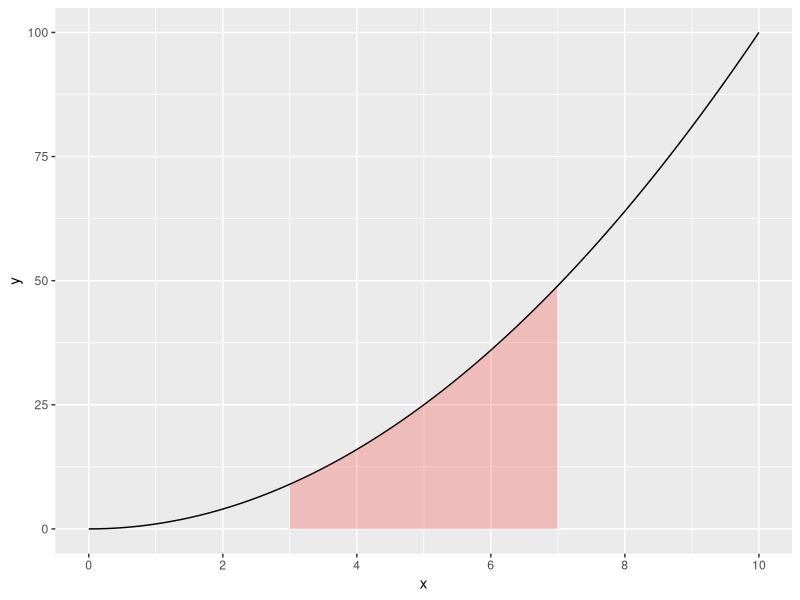
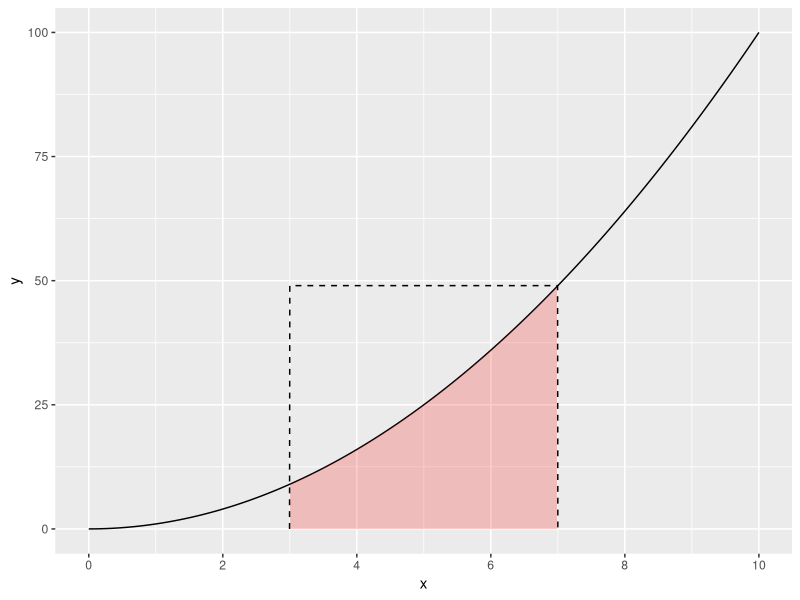
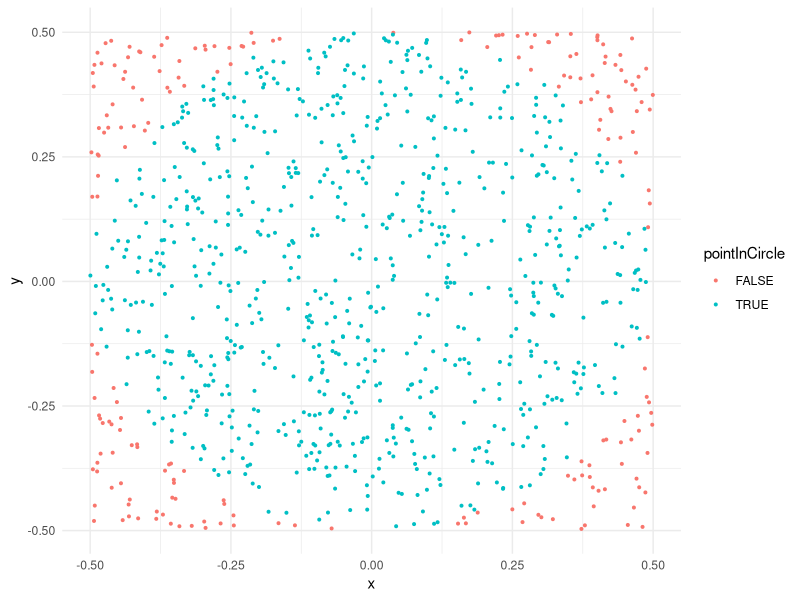

Write R code to recreate these figures, in order.
## ---- chunk 1

## ---- chunk 2
library(dplyr)
library(ggplot2)
x  <- seq(0, 10, by = 0.01)
df <- data.frame(x = x, y = x^2)
p <- ggplot(data = df) +
    geom_line(aes(x = x, y = y)) +
    geom_area(data = df %>% filter(x > 3 & x < 7),
              aes(x = x, y = y), alpha = 0.2, fill = 'red') +
    scale_x_continuous(breaks = seq(0, 10, 2), limits = c(0, 10))
p
## ---- chunk 3
pBox <- p +
    geom_area(data = data.frame(x = c(3, 3, 7, 7), y = c(0, 7^2, 7^2, 0)),
              aes(x = x, y = y), alpha = 0, color = 'black', linetype = 2)
pBox
## ---- chunk 4
numTrials <- 100000
# The function runif() samples from a "uniform" distribution
x <- runif(numTrials, min = 3, max = 7) # Values of x between 3 and 7
y <- runif(numTrials, min = 0, max = 7^2) # Values of y between 0 and 7^2
## ---- chunk 5
# Determine which y points are less than or equal to x^2:
belowCurve <- y <= x^2 # This will create a vector of TRUE and FALSE values
# Compute the ratio of points below the curve:
ratio <- sum(belowCurve) / numTrials
totalArea <- (7 - 3) * 7^2 # Rectangle length x height = 196
areaUnderCurve <- ratio * totalArea
areaUnderCurve
## ---- chunk 6
error <- (7^3 / 3) - (3^3 / 3) - areaUnderCurve
errorPer <- round(100*abs(error / areaUnderCurve), 2)
## ---- chunk 7
numTrials <- 1000
points <- data.frame(
    x = runif(numTrials, -0.5, 0.5),
    y = runif(numTrials, -0.5, 0.5))
head(points)
## ---- chunk 8
library(dplyr)
points <- points %>%
    mutate(
        radius = sqrt(x^2 + y^2),
        pointInCircle = ifelse(radius <= 0.5, TRUE, FALSE))
## ---- chunk 9
library(ggplot2)
ggplot(points) +
    geom_point(aes(x = x, y = y, color = pointInCircle), size = 0.7) +
    theme_minimal()
## ---- chunk 10
ratio <- sum(points$pointInCircle) / nrow(points)
piApprox <- 4 * ratio
piApprox
## ---- chunk 11
error <- piApprox - pi
errorPer <- round(100*abs(error / pi), 2)
## ---- chunk 12
numTrials <- 100000
points <- data.frame(
    x = runif(numTrials, -0.5, 0.5),
    y = runif(numTrials, -0.5, 0.5)) %>%
    mutate(
        radius = sqrt(x^2 + y^2),
        pointInCircle = ifelse(radius <= 0.5, TRUE, FALSE))
ratio <- sum(points$pointInCircle) / nrow(points)
piApprox <- 4 * ratio
piApprox
# Compute error:
error <- piApprox - pi
percentError <- round(100*abs(error / pi), 2)
percentError
